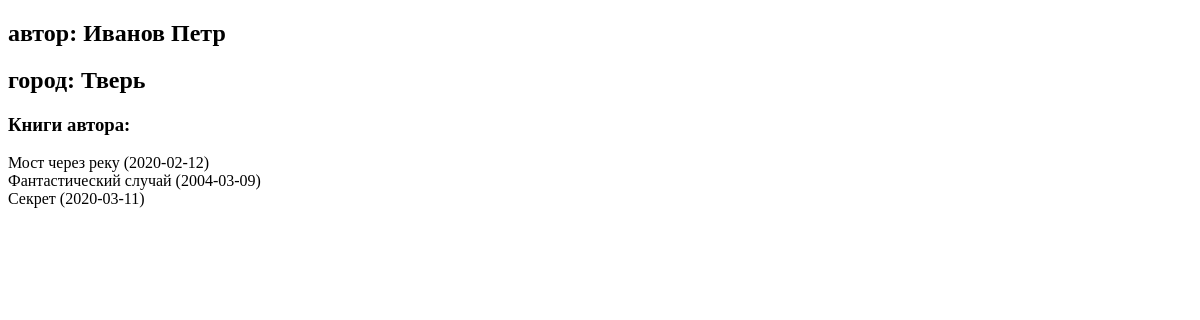
Page /authors/2/ on the earlier database version.
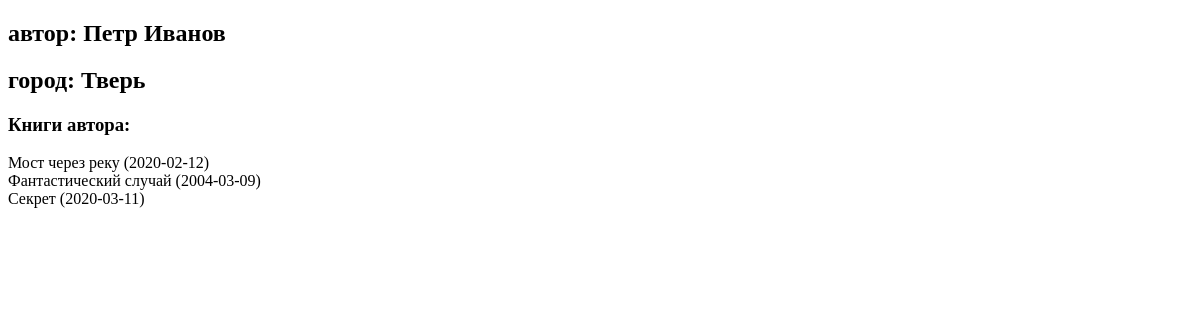
Same page on the later database version.
### library/models.py (models this page shows, shortened)
class Author(models.Model):
    first_name = models.CharField(max_length=30, verbose_name='имя')
    last_name = models.CharField(max_length=30, verbose_name='фамилия')
    birth_date = models.DateField(verbose_name='дата рождения')
    city = models.CharField(max_length=30, verbose_name='город')
    class Meta:
        verbose_name = 'автор'
        verbose_name_plural = 'авторы'
    def __str__(self) -> str:
        return f'{self.first_name} {self.last_name}'

### library/views.py (the view)
# urls.py: path('authors/<int:id>/', author_detail_view, name='author_detail'),
def author_detail_view(request, id):
    author = Author.objects.filter(id=id).first()
    if not author:
        return HttpResponseNotFound(f"Нет автора с id {id}")
    context = {
        "author": author
    }
    return render(request, "author/detail.html", context=context)

### library/models.py (called while the page is built)
    def __str__(self) -> str:
        return f'{self.title} ({self.publish_date})'

### templates/author/detail.html (shortened to what this page needs)
<!doctype html>
<html lang="en">
<head>
</head>
<body>
    <h2> автор: {{ author }} </h2>
    <h2> город: {{ author.city }} </h2>
    <h3> Книги автора: </h3>
    {% for book in author.author_books.all %}
        <div> {{ book }}</div>
    {% endfor %}
</body>
</html>

Differences in the rows shown:
changed Author "Тверь": first_name+last_name "Иванов Петр" → "Петр Иванов"
